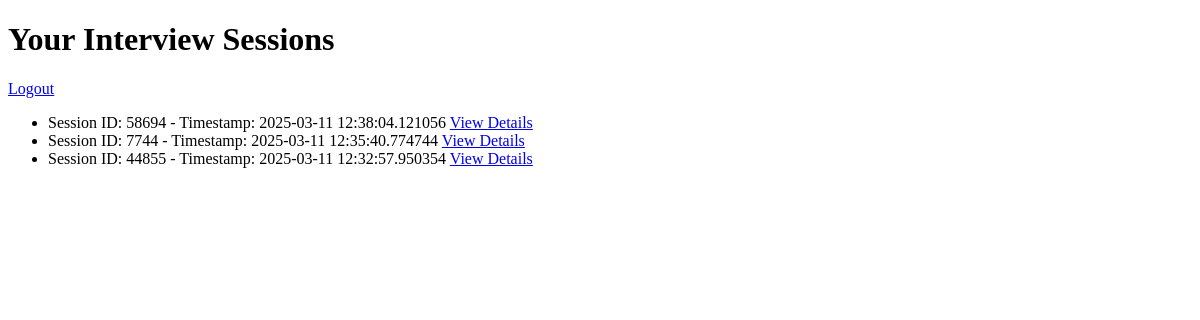
The page /dashboard (signed in) on the database as committed earlier.
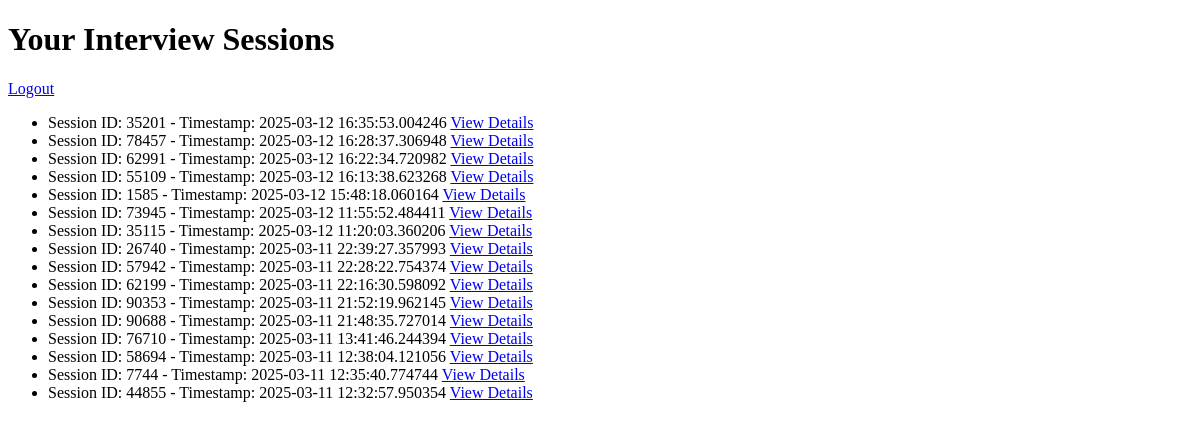
The same page on the database as committed later.
### tables this page shows
CREATE TABLE interviews (
    session_id INTEGER PRIMARY KEY,
    user_id INTEGER,
    interview_answers TEXT,
    interview_analysis TEXT,
    eye_contact REAL,
    timestamp DATETIME,
    FOREIGN KEY (user_id) REFERENCES users (user_id)
);

### app.py (the view)
@app.route('/dashboard')
@login_required
def dashboard():
    db = get_db()
    cursor = db.cursor()
    cursor.execute("SELECT session_id, timestamp FROM interviews ORDER BY timestamp DESC")
    sessions = cursor.fetchall()
    return render_template('dashboard.html', sessions=sessions)

### app.py (called while the page is built)
def get_db():
    db = getattr(g, '_database', None)
    if db is None:
        db = g._database = sqlite3.connect(DATABASE)
        db.row_factory = sqlite3.Row
    return db

@app.teardown_appcontext
def close_connection(exception):
    db = getattr(g, '_database', None)
    if db is not None:
        db.close()

@login_manager.user_loader
def load_user(user_id):
    db = get_db()
    cursor = db.cursor()
    cursor.execute("SELECT * FROM users WHERE user_id = ?", (user_id,))
    user = cursor.fetchone()
    if user:
        return User(user['user_id'], user['email'], user['password'])
    return None

### templates/dashboard.html (shortened to what this page needs)
<!DOCTYPE html>
<html>
<head>
</head>
<body>
    <h1>Your Interview Sessions</h1>
    <a href="/logout">Logout</a>
    <ul>
        {% for session in sessions %}
            <li>
                Session ID: {{ session.session_id }} - Timestamp: {{ session.timestamp }}
                <a href="{{ url_for('view_session', session_id=session.session_id) }}">View Details</a>
            </li>
        {% endfor %}
    </ul>
</body>
</html>

Rows that differ between the two databases and show on the page:
added interviews: session_id "35201", timestamp "2025-03-12 16:35:53.004246"
added interviews: session_id "78457", timestamp "2025-03-12 16:28:37.306948"
added interviews: session_id "62991", timestamp "2025-03-12 16:22:34.720982"
added interviews: session_id "55109", timestamp "2025-03-12 16:13:38.623268"
added interviews: session_id "1585", timestamp "2025-03-12 15:48:18.060164"
added interviews: session_id "73945", timestamp "2025-03-12 11:55:52.484411"
added interviews: session_id "35115", timestamp "2025-03-12 11:20:03.360206"
added interviews: session_id "26740", timestamp "2025-03-11 22:39:27.357993"
added interviews: session_id "57942", timestamp "2025-03-11 22:28:22.754374"
added interviews: session_id "62199", timestamp "2025-03-11 22:16:30.598092"
added interviews: session_id "90353", timestamp "2025-03-11 21:52:19.962145"
added interviews: session_id "90688", timestamp "2025-03-11 21:48:35.727014"
added interviews: session_id "76710", timestamp "2025-03-11 13:41:46.244394"
